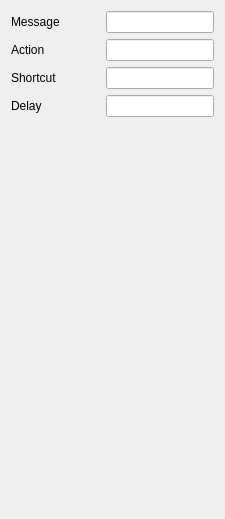
          <widget class="QWidget" name="pageNotification">
           <layout class="QVBoxLayout" name="verticalLayout_10">
            <item>
             <layout class="QGridLayout" name="gridLayout_13">
              <item row="0" column="1">
               <spacer name="horizontalSpacer_16">
                <property name="orientation">
                 <enum>Qt::Horizontal</enum>
                </property>
                <property name="sizeHint" stdset="0">
                 <size>
                  <width>40</width>
                  <height>20</height>
                 </size>
                </property>
               </spacer>
              </item>
              <item row="3" column="0">
               <widget class="QLabel" name="label_24">
                <property name="text">
                 <string>Delay</string>
                </property>
               </widget>
              </item>
              <item row="0" column="0">
               <widget class="QLabel" name="label_21">
                <property name="text">
                 <string>Message</string>
                </property>
               </widget>
              </item>
              <item row="2" column="0">
               <widget class="QLabel" name="label_23">
                <property name="text">
                 <string>Shortcut</string>
                </property>
               </widget>
              </item>
              <item row="1" column="0">
               <widget class="QLabel" name="label_22">
                <property name="text">
                 <string>Action</string>
                </property>
               </widget>
              </item>
              <item row="0" column="2">
               <widget class="QLineEdit" name="interface_element_notification_message"/>
              </item>
              <item row="1" column="2">
               <widget class="QLineEdit" name="interface_element_notification_action"/>
              </item>
              <item row="2" column="2">
               <widget class="QLineEdit" name="interface_element_notification_shortcut"/>
              </item>
              <item row="3" column="2">
               <widget class="QLineEdit" name="interface_element_notification_delay"/>
              </item>
             </layout>
            </item>
            <item>
             <spacer name="verticalSpacer_6">
              <property name="orientation">
               <enum>Qt::Vertical</enum>
              </property>
              <property name="sizeHint" stdset="0">
               <size>
                <width>20</width>
                <height>391</height>
               </size>
              </property>
             </spacer>
            </item>
           </layout>
          </widget>
